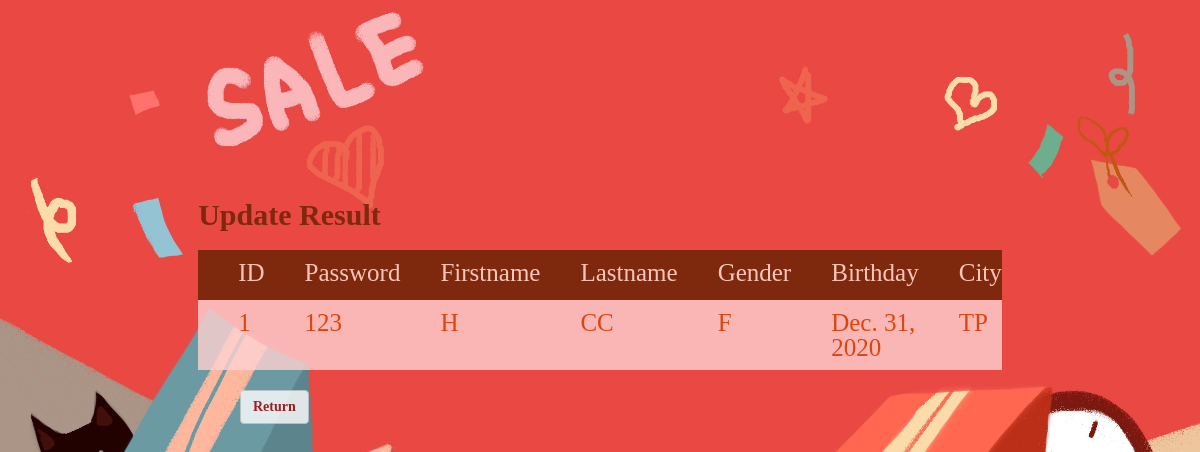
Before: /1/showUpdatedCustomer with the older database file.
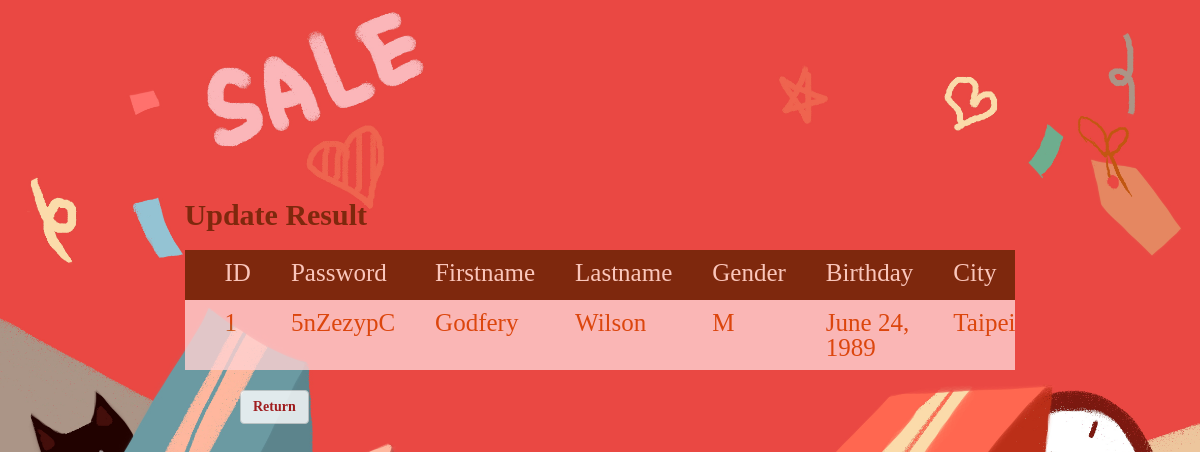
After: the same page with the newer database file.
### catalog/models.py (models this page shows, shortened)
class Customer(models.Model):
    GENDER = (
        ('F', 'Female'),
        ('M', 'Male'),
    )
    CID = models.CharField(primary_key=True, max_length=10)
    Password = models.CharField(max_length=50)
    Firstname = models.CharField(max_length=50)
    Lastname = models.CharField(max_length=50)
    Gender = models.CharField(max_length=10, choices = GENDER)
    BDate = models.DateField()
    City = models.CharField(max_length=50)

### catalog/views.py (the view)
# urls.py: path('<id>/showUpdatedCustomer', showUpdatedCustomer),
def showUpdatedCustomer(request, id):
    context ={}
    context["customer"] = Customer.objects.get(CID = id)
    return render(request, "showUpdatedCustomer.html", context)

### templates/showUpdatedCustomer.html (shortened to what this page needs)
<!DOCTYPE html>
{% load static %}
<html lang="en">
<head>
    <link rel="stylesheet" href="https://maxcdn.bootstrapcdn.com/bootstrap/3.4.1/css/bootstrap.min.css">
    <link rel="stylesheet" href="{% static 'css/all.css' %}">
    <link rel="stylesheet" href="{% static 'css/showUpdate.css' %}">
</head>
<body>
    <table align="center" border="3" width="800" style="margin-bottom: 20px;">
        <caption style="font-weight: bold; font-size: 30px; color: #642100;  margin-bottom: 20px;">Update Result</caption>
        <tr style="background-color: #642100;">
            <th style="height:50px;width:200px;color: #FFE6D9;font-size: 25px;padding-left: 40px; padding-top:10px;"> ID </th>
            <th style="height:50px;width:200px;color: #FFE6D9;font-size: 25px;padding-left: 40px; padding-top:10px;"> Password </th>
            <th style="height:50px;width:200px;color: #FFE6D9;font-size: 25px;padding-left: 40px; padding-top:10px;"> Firstname </th>
            <th style="height:50px;width:200px;color: #FFE6D9;font-size: 25px;padding-left: 40px; padding-top:10px;"> Lastname </th>
            <th style="height:50px;width:200px;color: #FFE6D9;font-size: 25px;padding-left: 40px; padding-top:10px;"> Gender </th>
            <th style="height:50px;width:200px;color: #FFE6D9;font-size: 25px;padding-left: 40px; padding-top:10px;"> Birthday </th>
            <th style="height:50px;width:200px;color: #FFE6D9;font-size: 25px;padding-left: 40px; padding-top:10px;"> City </th>
        </tr>
        <tr style="background-color: #FFD2D2;">
            <td style="height:70px;width:200px;color: #D94600;font-size: 25px;padding-left: 40px; padding-top:10px;"> {{ customer.CID }} </td>
            <td style="height:70px;width:200px;color: #D94600;font-size: 25px;padding-left: 40px; padding-top:10px;"> {{ customer.Password }} </td>
            <td style="height:70px;width:200px;color: #D94600;font-size: 25px;padding-left: 40px; padding-top:10px;"> {{ customer.Firstname }} </td>
            <td style="height:70px;width:200px;color: #D94600;font-size: 25px;padding-left: 40px; padding-top:10px;"> {{ customer.Lastname }} </td>
            <td style="height:70px;width:200px;color: #D94600;font-size: 25px;padding-left: 40px; padding-top:10px;"> {{ customer.Gender }} </td>
            <td style="height:70px;width:200px;color: #D94600;font-size: 25px;padding-left: 40px; padding-top:10px;"> {{ customer.BDate }} </td>
            <td style="height:70px;width:200px;color: #D94600;font-size: 25px;padding-left: 40px; padding-top:10px;"> {{ customer.City }} </td>
        </tr>
    </table>
    <input type="button" class="btn btn-default" value="Return" style="margin-left:240px;color:#AE0000; font-weight: bold;" onclick="javascript:location.href='http://127.0.0.1:8000/member_page'">
</body>
</html>

Changed rows visible on the page:
changed Customer id 1: Password "123" → "5nZezypC"; Firstname "H" → "Godfery"; Lastname "CC" → "Wilson"; Gender "F" → "M"; BDate "Dec. 31, 2020" → "June 24, 1989"; City "TP" → "Taipei"
